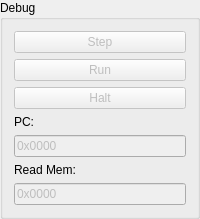
              <widget class="QGroupBox" name="groupBox_9">
               <property name="title">
                <string>Debug</string>
               </property>
               <layout class="QVBoxLayout" name="verticalLayout_3">
                <item>
                 <widget class="QPushButton" name="step">
                  <property name="enabled">
                   <bool>false</bool>
                  </property>
                  <property name="text">
                   <string>Step</string>
                  </property>
                 </widget>
                </item>
                <item>
                 <widget class="QPushButton" name="run">
                  <property name="enabled">
                   <bool>false</bool>
                  </property>
                  <property name="text">
                   <string>Run</string>
                  </property>
                 </widget>
                </item>
                <item>
                 <widget class="QPushButton" name="halt">
                  <property name="enabled">
                   <bool>false</bool>
                  </property>
                  <property name="text">
                   <string>Halt</string>
                  </property>
                 </widget>
                </item>
                <item>
                 <widget class="QLabel" name="label_18">
                  <property name="text">
                   <string>PC:</string>
                  </property>
                 </widget>
                </item>
                <item>
                 <widget class="QLineEdit" name="setPC">
                  <property name="enabled">
                   <bool>false</bool>
                  </property>
                  <property name="text">
                   <string>0x0000</string>
                  </property>
                 </widget>
                </item>
                <item>
                 <widget class="QLabel" name="label_19">
                  <property name="text">
                   <string>Read Mem:</string>
                  </property>
                 </widget>
                </item>
                <item>
                 <widget class="QLineEdit" name="readLocation">
                  <property name="enabled">
                   <bool>false</bool>
                  </property>
                  <property name="text">
                   <string>0x0000</string>
                  </property>
                 </widget>
                </item>
                <item>
                 <layout class="QVBoxLayout" name="verticalLayout_6"/>
                </item>
               </layout>
              </widget>
